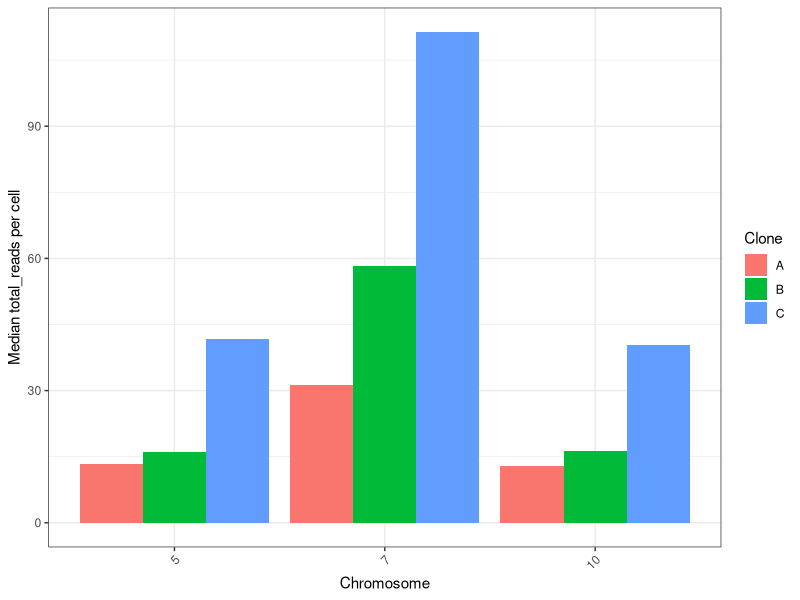
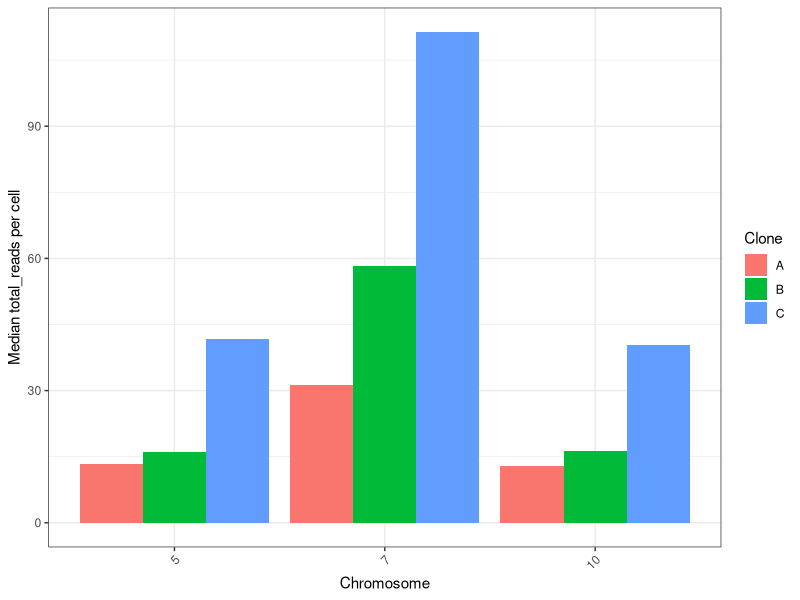

Recreate these plots in R, in order.
library(ggplot2)

cn_changes <- read.csv("SA919_cn_changes.csv", stringsAsFactors = FALSE)
clone_CNA <- read.csv("clone_CNA.csv", stringsAsFactors = FALSE)
clone_CNA <- clone_CNA[, c("chr", "clone_id", "CNA")]
cn_changes <- merge(cn_changes, clone_CNA, by = c("chr", "clone_id"))

ks_test_clone_pairs_by_chr <- function(df) {
  results <- list()
  for (chr in sort(unique(df$chr))) {
    sub <- df[df$chr == chr, ]
    clones <- sort(unique(sub$clone_id))
    if (length(clones) < 2) next
    pairs <- combn(clones, 2, simplify = FALSE)
    for (pair in pairs) {
      x <- sub$total_reads[sub$clone_id == pair[1]]
      y <- sub$total_reads[sub$clone_id == pair[2]]
      if (length(x) < 1 || length(y) < 1) next
      test <- suppressWarnings(ks.test(x, y))
      results[[length(results) + 1]] <- data.frame(
        chr = chr,
        clone_a = pair[1],
        clone_b = pair[2],
        n_a = length(x),
        n_b = length(y),
        mean_a = round(mean(x), 2),
        median_a = round(median(x), 2),
        # median_a_per_cell = round(median(x) / length(x), 2),
        sd_a = round(sd(x), 2),
        mean_b = round(mean(y), 2),
        median_b = round(median(y), 2),
        # median_b_per_cell = round(median(y) / length(y), 2),
        sd_b = round(sd(y), 2),
        D = round(unname(test$statistic), 2),
        p_value = test$p.value,
        stringsAsFactors = FALSE
      )
    }
  }
  do.call(rbind, results)
}

plot_median_vs_cna <- function(df, out_file = "SA919_median_vs_cna.png") {
  agg <- aggregate(total_reads ~ chr + clone_id, data = df,
                   FUN = function(v) median(v) / length(v))
  names(agg)[names(agg) == "total_reads"] <- "median_per_cell"
  chr_levels <- unique(agg$chr)
  chr_levels <- chr_levels[order(suppressWarnings(as.numeric(chr_levels)), chr_levels)]
  agg$chr <- factor(agg$chr, levels = chr_levels)
  p <- ggplot(agg, aes(x = chr, y = median_per_cell, fill = clone_id)) +
    geom_col(position = "dodge") +
    labs(x = "Chromosome", y = "Median total_reads per cell", fill = "Clone") +
    theme_bw() +
    theme(axis.text.x = element_text(angle = 45, hjust = 1))
  ggsave(out_file, p, width = 8, height = 4, dpi = 150)
  p
}

ks_results <- ks_test_clone_pairs_by_chr(cn_changes)
ks_results$result <- ifelse(ks_results$p_value < 0.05, "significant", "not significant")
write.csv(ks_results, "SA919_ks_results.csv", row.names = FALSE)
plot_median_vs_cna(cn_changes, "SA919_median_vs_cna.png")

set.seed(42)
cells_C <- unique(cn_changes$cell_id[cn_changes$clone_id == "C"])
cells_A <- unique(cn_changes$cell_id[cn_changes$clone_id == "A"])
cells_B <- unique(cn_changes$cell_id[cn_changes$clone_id == "B"])

n_sample <- round(0.8 * length(cells_C))
sampled_C <- sample(cells_C, n_sample)
sampled_A <- sample(cells_A, n_sample)
sampled_B <- sample(cells_B, n_sample)

sampled_cells <- c(sampled_A, sampled_B, sampled_C)
cn_changes_sampled <- cn_changes[cn_changes$cell_id %in% sampled_cells, ]

ks_results_sampled <- ks_test_clone_pairs_by_chr(cn_changes_sampled)
ks_results_sampled$result <- ifelse(ks_results_sampled$p_value < 0.05, "significant", "not significant")
write.csv(ks_results_sampled, "SA919_ks_results_sampled.csv", row.names = FALSE)
